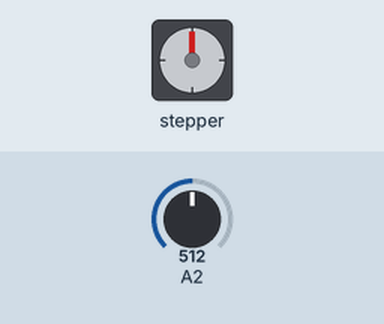
This sketch was run on a simulated Arduino Uno, built with avr-gcc and run on an emulated ATmega328P. Shown: stepper motor. Inputs (shaded band) come from the test bench; at power-on: A2 = 512. Stepper angles assume 400 steps per turn.

Above: at 1.2 s.
1.3 s: A2 set to 0
At 1.45 s:
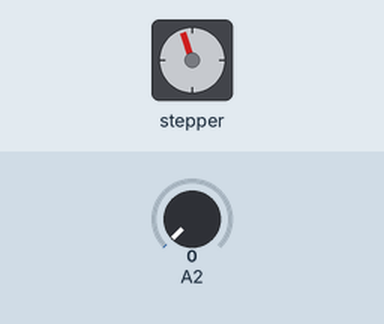
3.1 s: A2 set to 900
At 4.2 s:
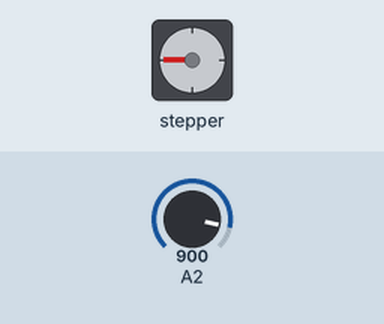
5.3 s: A2 set to 716
At 6.6 s:
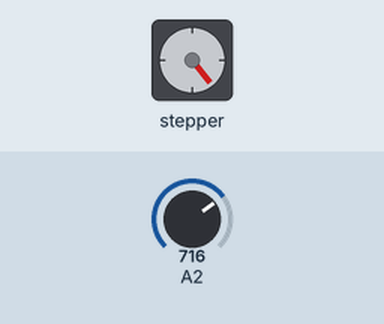
6.9 s: A2 set to 511
At 7.8 s:
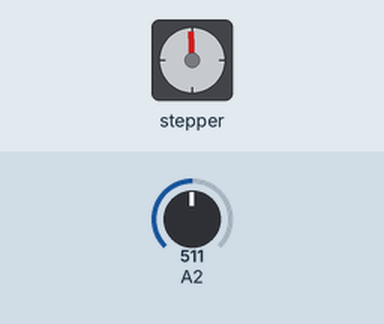
8.5 s: A2 set to 306
At 9.1 s:
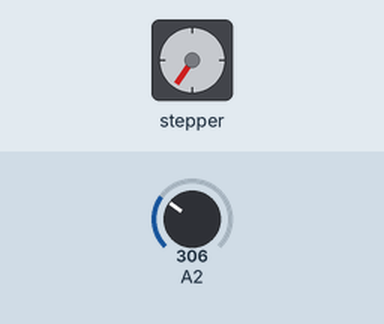
Timing chart, 0 to 11.1 s (numbered marks = the images above; inputs shaded):
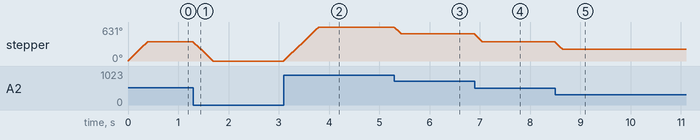

The sketch:

MotorKnobA4988.ino
```cpp
/*
 * MotorKnob
 *
 * A stepper motor follows the turns of a potentiometer
 * (or other sensor) on analog input 0.
 * Have a fun time experimenting with different analog sensors.
 */

#include <Arduino.h>
#include "A4988.h"//A4988 stepper motor driver library.

// change this to the number of steps on your motor
#define MOTOR_STEPS 100

// create an instance of the stepper class, specifying
// the number of steps of the motor and the pins it's
// attached to
#define DIR 8
#define STEP 9
#define ENBL 7
#define MS1 10
 #define MS2 11
 #define MS3 12
 A4988 stepper(MOTOR_STEPS, DIR, STEP, MS1, MS2, MS3);
int previous = 0;// the previous reading from the analog input
int v=0;
void setup() {
  // set the speed of the motor to 30 RPMs
  stepper.setRPM(150);//Setting the motor speed
  stepper.setMicrostep(4);
}

void loop() {
  // get the sensor value
  int val = analogRead(A2);
   v=map(val,0,1023,0,400);//0 to 1023 is the sensor range, 0 to 400 is the stepper's stepping range.

  stepper.move((v - previous)*2);

  // remember the previous value of the sensor
  previous = v;
}
```

Measured:
- after the input at 1.3 s, stepper: turns 360° counter-clockwise in 0.38 s, starting at once
- after the input at 3.1 s, stepper: turns 631° clockwise in 0.71 s, starting at once
- after the input at 5.3 s, stepper: turns 129° counter-clockwise in 0.14 s, starting at once
- after the input at 6.9 s, stepper: turns 144° counter-clockwise in 0.14 s, starting at once
- after the input at 8.5 s, stepper: turns 144° counter-clockwise in 0.14 s, starting at once
- by itself, stepper: turns 360° clockwise in 0.38 s
